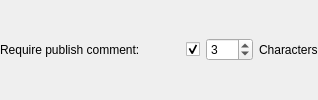
                <widget class="QWidget" name="widget_17" native="true">
                 <layout class="QHBoxLayout" name="horizontalLayout_21">
                  <property name="leftMargin">
                   <number>0</number>
                  </property>
                  <property name="topMargin">
                   <number>0</number>
                  </property>
                  <property name="rightMargin">
                   <number>0</number>
                  </property>
                  <property name="bottomMargin">
                   <number>0</number>
                  </property>
                  <item>
                   <widget class="QLabel" name="l_requirePublishComment">
                    <property name="text">
                     <string>Require publish comment:</string>
                    </property>
                   </widget>
                  </item>
                  <item>
                   <spacer name="horizontalSpacer_17">
                    <property name="orientation">
                     <enum>Qt::Orientation::Horizontal</enum>
                    </property>
                    <property name="sizeHint" stdset="0">
                     <size>
                      <width>40</width>
                      <height>20</height>
                     </size>
                    </property>
                   </spacer>
                  </item>
                  <item>
                   <widget class="QCheckBox" name="chb_curPRequirePublishComment">
                    <property name="text">
                     <string/>
                    </property>
                    <property name="checked">
                     <bool>true</bool>
                    </property>
                   </widget>
                  </item>
                  <item>
                   <widget class="QSpinBox" name="sp_publishComment">
                    <property name="suffix">
                     <string/>
                    </property>
                    <property name="minimum">
                     <number>1</number>
                    </property>
                    <property name="maximum">
                     <number>999</number>
                    </property>
                    <property name="value">
                     <number>3</number>
                    </property>
                   </widget>
                  </item>
                  <item>
                   <widget class="QLabel" name="l_publishCommentChars">
                    <property name="text">
                     <string>Characters</string>
                    </property>
                   </widget>
                  </item>
                 </layout>
                </widget>
